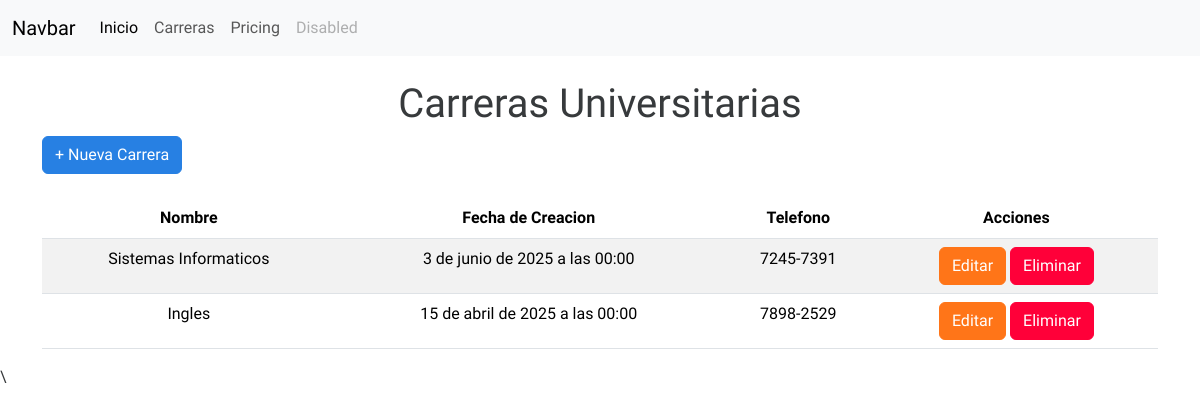
/carreras/, run on an earlier commit of the app's database.
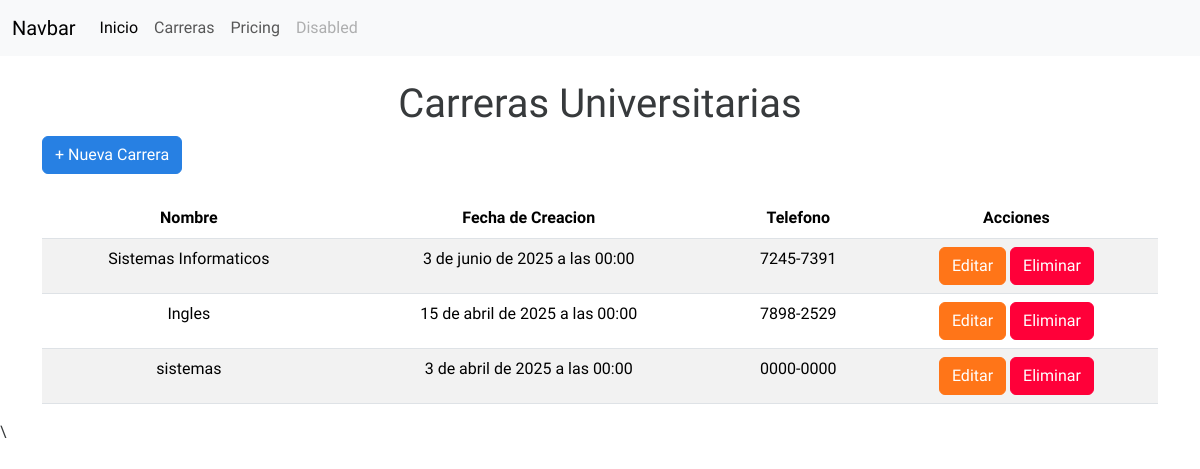
And on a later commit of the database.
### Aplicaciones/Educacion/models.py (models this page shows)
class Carrera(models.Model):
    id_car = models.AutoField(primary_key=True)
    nombre_car = models.CharField(max_length=100)
    fecha_creacion_car = models.DateField()
    telefono_car = models.CharField(max_length=9, blank=True, null=True)
    def __str__(self): # * ESTA FUNCION HACE QUE AL MOMENTO DE IMPRIMIR UN OBJETO DE ESTA CLASE, SE MUESTRE EL NOMBRE DE LA CARRERA
        return self.nombre_car

### Aplicaciones/Educacion/views.py (the view)
# urls.py: path('carreras/', views.carreras, name='carreras'),
def carreras(request): # * Vista para mostrar todas las carreras
    carrerasDbb = Carrera.objects.all()
    print(carrerasDbb)
    return render(request, 'carreras.html', {'carreras': carrerasDbb})

### Aplicaciones/Educacion/templates/carreras.html (shortened to what this page needs)
{% extends "plantilla.html" %} {% load static %}  {% block contenido %}
<div class="container">
  <div class="row">
    <div class="col-md-12">
      <h1 class="text-center mt-4">Carreras Universitarias</h1>
      <button
        type="button"
        class="btn btn-primary mb-4"
        data-bs-toggle="modal"
        data-bs-target="#exampleModal"
      >
       + Nueva Carrera
      </button>
      {% if carreras %}
      <div class="table-responsive">
        <table class="table table-hover table-striped text-center">
          <thead>
            <tr>
              <th>Nombre</th>
              <th>Fecha de Creacion</th>
              <th>Telefono</th>
              <th>Acciones</th>
            </tr>
          </thead>
          <tbody>
            {% for carrera in carreras %}
            <tr>
              <td>{{ carrera.nombre_car }}</td>
              <td>{{ carrera.fecha_creacion_car }}</td>
              <td>{{ carrera.telefono_car }}</td>
              <td>
                <a href="{% url 'editar_carrera' carrera.id_car %}" class="btn btn-warning">Editar</a>
                <a href="javascript:void(0)" onclick="eliminarFila('/eliminar_carrera/{{carrera.id_car}}', 'Carrera')" class="btn btn-danger">Eliminar</a>
              </td>
            </tr>
            {% endfor %}
          </tbody>
        </table>
      </div>
      {% else %}
      <div class="alert alert-warning mt-4 text-center">
        <strong>No hay carreras registradas.</strong>
      </div>
      {% endif %}
    </div>
  </div>
</div>
    {% endblock contenido %}

What changed in the data, as far as the page shows it:
added Carrera: nombre_car "sistemas", fecha_creacion_car "3 de abril de 2025 a las 00:00", telefono_car "0000-0000"
